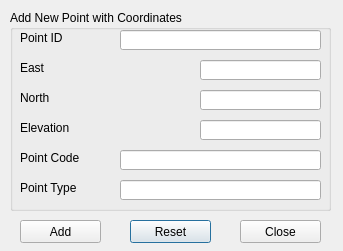
<?xml version="1.0" encoding="UTF-8"?>
<ui version="4.0">
 <class>AddNewPointDialog</class>
 <widget class="QDialog" name="AddNewPointDialog">
  <property name="geometry">
   <rect>
    <x>0</x>
    <y>0</y>
    <width>343</width>
    <height>251</height>
   </rect>
  </property>
  <property name="sizePolicy">
   <sizepolicy hsizetype="Fixed" vsizetype="Fixed">
    <horstretch>0</horstretch>
    <verstretch>0</verstretch>
   </sizepolicy>
  </property>
  <property name="minimumSize">
   <size>
    <width>343</width>
    <height>251</height>
   </size>
  </property>
  <property name="maximumSize">
   <size>
    <width>343</width>
    <height>251</height>
   </size>
  </property>
  <property name="windowTitle">
   <string notr="true">Add New Point</string>
  </property>
  <property name="accessibleName">
   <string/>
  </property>
  <property name="locale">
   <locale language="English" country="UnitedKingdom"/>
  </property>
  <widget class="QPushButton" name="ResetButton">
   <property name="geometry">
    <rect>
     <x>130</x>
     <y>220</y>
     <width>81</width>
     <height>23</height>
    </rect>
   </property>
   <property name="sizePolicy">
    <sizepolicy hsizetype="Fixed" vsizetype="Fixed">
     <horstretch>0</horstretch>
     <verstretch>0</verstretch>
    </sizepolicy>
   </property>
   <property name="text">
    <string>Reset</string>
   </property>
  </widget>
  <widget class="QPushButton" name="AddButton">
   <property name="geometry">
    <rect>
     <x>20</x>
     <y>220</y>
     <width>81</width>
     <height>23</height>
    </rect>
   </property>
   <property name="sizePolicy">
    <sizepolicy hsizetype="Fixed" vsizetype="Fixed">
     <horstretch>0</horstretch>
     <verstretch>0</verstretch>
    </sizepolicy>
   </property>
   <property name="text">
    <string>Add</string>
   </property>
  </widget>
  <widget class="QPushButton" name="CloseButton">
   <property name="geometry">
    <rect>
     <x>240</x>
     <y>220</y>
     <width>81</width>
     <height>23</height>
    </rect>
   </property>
   <property name="sizePolicy">
    <sizepolicy hsizetype="Fixed" vsizetype="Fixed">
     <horstretch>0</horstretch>
     <verstretch>0</verstretch>
    </sizepolicy>
   </property>
   <property name="text">
    <string>Close</string>
   </property>
  </widget>
  <widget class="QGroupBox" name="AddNewPointGroup">
   <property name="geometry">
    <rect>
     <x>10</x>
     <y>10</y>
     <width>321</width>
     <height>201</height>
    </rect>
   </property>
   <property name="title">
    <string>Add New Point with Coordinates</string>
   </property>
   <widget class="QLineEdit" name="PointTypeLineEdit">
    <property name="geometry">
     <rect>
      <x>110</x>
      <y>170</y>
      <width>201</width>
      <height>20</height>
     </rect>
    </property>
   </widget>
   <widget class="QLabel" name="NorthCoordLabel">
    <property name="geometry">
     <rect>
      <x>10</x>
      <y>80</y>
      <width>101</width>
      <height>16</height>
     </rect>
    </property>
    <property name="text">
     <string>North</string>
    </property>
   </widget>
   <widget class="QLabel" name="PointCodeLabel">
    <property name="geometry">
     <rect>
      <x>10</x>
      <y>140</y>
      <width>101</width>
      <height>16</height>
     </rect>
    </property>
    <property name="text">
     <string>Point Code</string>
    </property>
   </widget>
   <widget class="QLineEdit" name="PointNumberLineEdit">
    <property name="geometry">
     <rect>
      <x>110</x>
      <y>20</y>
      <width>201</width>
      <height>20</height>
     </rect>
    </property>
   </widget>
   <widget class="QLabel" name="PointTypeLabel">
    <property name="geometry">
     <rect>
      <x>10</x>
      <y>170</y>
      <width>101</width>
      <height>16</height>
     </rect>
    </property>
    <property name="text">
     <string>Point Type</string>
    </property>
   </widget>
   <widget class="QLineEdit" name="EastCoordLineEdit">
    <property name="geometry">
     <rect>
      <x>190</x>
      <y>50</y>
      <width>121</width>
      <height>20</height>
     </rect>
    </property>
   </widget>
   <widget class="QLineEdit" name="ZCoordLineEdit">
    <property name="geometry">
     <rect>
      <x>190</x>
      <y>110</y>
      <width>121</width>
      <height>20</height>
     </rect>
    </property>
   </widget>
   <widget class="QLabel" name="EastCoordLabel">
    <property name="geometry">
     <rect>
      <x>10</x>
      <y>50</y>
      <width>101</width>
      <height>16</height>
     </rect>
    </property>
    <property name="text">
     <string>East</string>
    </property>
   </widget>
   <widget class="QLabel" name="PointNumberLabel">
    <property name="geometry">
     <rect>
      <x>10</x>
      <y>20</y>
      <width>101</width>
      <height>16</height>
     </rect>
    </property>
    <property name="text">
     <string>Point ID</string>
    </property>
   </widget>
   <widget class="QLineEdit" name="NorthCoordLineEdit">
    <property name="geometry">
     <rect>
      <x>190</x>
      <y>80</y>
      <width>121</width>
      <height>20</height>
     </rect>
    </property>
   </widget>
   <widget class="QLineEdit" name="PointCodeLineEdit">
    <property name="geometry">
     <rect>
      <x>110</x>
      <y>140</y>
      <width>201</width>
      <height>20</height>
     </rect>
    </property>
   </widget>
   <widget class="QLabel" name="ZCoordLabel">
    <property name="geometry">
     <rect>
      <x>10</x>
      <y>110</y>
      <width>91</width>
      <height>16</height>
     </rect>
    </property>
    <property name="text">
     <string>Elevation</string>
    </property>
   </widget>
  </widget>
 </widget>
 <tabstops>
  <tabstop>PointNumberLineEdit</tabstop>
  <tabstop>EastCoordLineEdit</tabstop>
  <tabstop>NorthCoordLineEdit</tabstop>
  <tabstop>ZCoordLineEdit</tabstop>
  <tabstop>PointCodeLineEdit</tabstop>
  <tabstop>PointTypeLineEdit</tabstop>
  <tabstop>AddButton</tabstop>
  <tabstop>ResetButton</tabstop>
  <tabstop>CloseButton</tabstop>
 </tabstops>
 <resources/>
 <connections/>
</ui>
